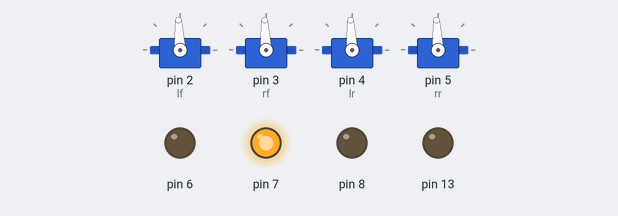
Simulated run of this sketch. Board: Arduino Uno, built with avr-gcc and run on an emulated ATmega328P. Shown: 4 × servo, output pins drawn as LEDs (lit = HIGH). What the sketch prints to the serial monitor is not drawn.

Above: at 2.0 s.
At 6.0 s:
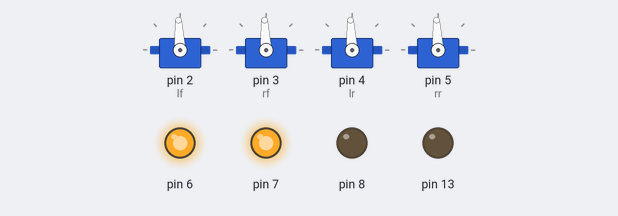
Timing chart, 0 to 10.4 s (numbered marks = the images above):
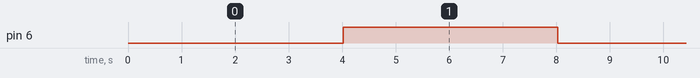

Measured:
- by itself, pin 6: alternates HIGH for 4.0 s and LOW for 4.0 s

The sketch:

testLAandServos.ino
```cpp
//Accepts a number between 800 and 2200 via serial and sends it to the servo
//I've explained the mapping of these numbers to angles at the bottom

#include <Servo.h>

//these are just sent to defaults so we dont get in the way of the servos
Servo suspActuatorRight;
Servo suspActuatorLeft;
Servo dumpActuator;
Servo doorActuatorLeft;
Servo doorActuatorRight;


//actual servos
Servo lr;
Servo lf;
Servo rf;
Servo rr;
float value;

void setup() {
  // initialize serial:
  Serial.begin(9600);
  //myservo.attach(9);


  lf.attach(2);
  rf.attach(3);
  lr.attach(4);
  rr.attach(5);
  lf.writeMicroseconds(1500);
  rf.writeMicroseconds(1500);
  lr.writeMicroseconds(1500);
  rr.writeMicroseconds(1500);


  analogWrite(7, 255);  //dumpActuator retracted 'down'
  analogWrite(8, 0);    //auger stopped
  analogWrite(13, 0);  //door actuators retracted, 'closed'
  analogWrite(6, 0);
  Serial.println("waiting for value...");
  Serial.flush();

  // servo pins valid Wed May 8 night


}

void loop() {

//  if (Serial.available()) {
  //  value = Serial.parseFloat();
   // Serial.println(value);
    //lf.writeMicroseconds(value);
  //}

  analogWrite(6, 0);  //suspension actuators extended ('up')
  delay(4000);
  analogWrite(6, 255);
  delay(4000);

  lf.writeMicroseconds(1500);
  rf.writeMicroseconds(1500);
  lr.writeMicroseconds(1500);
  rr.writeMicroseconds(1500);


  /*
  // if there's any serial available, read it:
  while (Serial.available() > 0) {
    int val = Serial.parseInt();
    Serial.println(val);

    rf.writeMicroseconds(val);
    rr.writeMicroseconds(val);
    lr.writeMicroseconds(val);
    lf.writeMicroseconds(val);

  }
  delay(200);
  */

}


/*

HOW WRITEMICROSECONDS() WORKS WITH MEGASERVOS
---------------------------------------------


servo.attach() writes 93º, or approx 1500 usec
writemicroseconds() takes an argument sort of between 0 and 3000

Numbers between approx 900 and 2100 correspond to 0 and 180 physical degrees, respectively, but they write differently if you query Servo.read() you get something like 44 to 151 degrees

numbers just outside of that range correspond to continuous rotation in opposite directions.

800 will rotate continuously CCW, 2200 will rotate continuously CW

If spinning CCW after an 800 command, 900 will stop it in spot (with a small delay for communication)
if spinning CW after a 2200 command, 2100 will stop it in spot

If you mix and match the above, it will spin 180 deg. and then stop.

Numbers just outside of the 800-2100 range correspond to slow continuous rotation

*/
```
